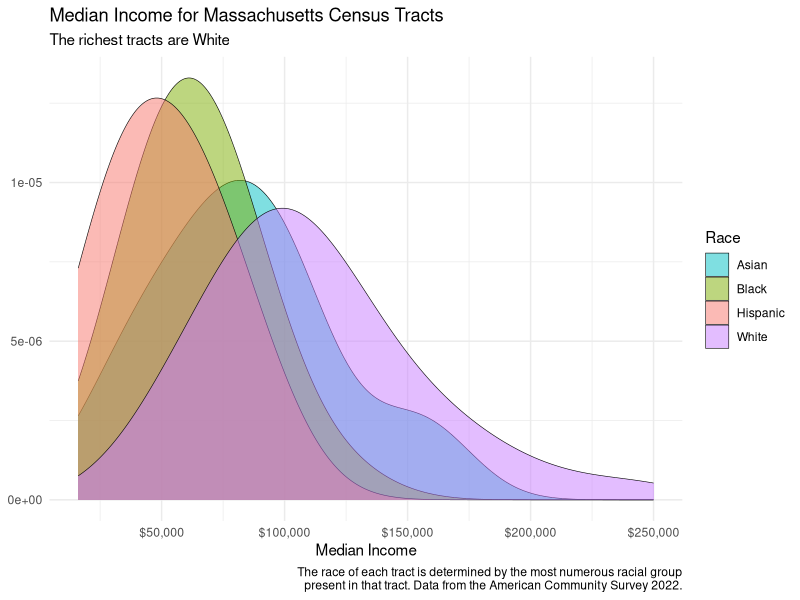

Source code (R):
## ---- chunk 1
#| message: false
#| label: setup
library(tidyverse)
library(scales)
## ---- chunk 2
#| warning: false
#| label: graph
nyc_tracts<-read_csv(file="./mass-tracts.csv",show_col_types= FALSE)
# Create the density plot
nyc_tracts|>
  drop_na()|>
    ggplot(aes(x = med_income, fill = race, color = race)) +
    geom_density(alpha = 0.5,
               color="black",
               size=0.2,
               bw=20000) +
    scale_x_continuous(labels = dollar_format()) +
    #scale_y_continuous(limits = c())+
    scale_fill_manual(values = c("Hispanic" = "#F8766D", 
                               "Black" = "#7CAE00", 
                               "Asian" = "#00BFC4", 
                               "White" = "#C77CFF")) +
    theme_minimal() +
    labs(
      title = "Median Income for Massachusetts Census Tracts",
      subtitle = "The richest tracts are White",
      x = "Median Income",
      y = NULL,
      fill = "Race",
      color = "Race",
      caption = "The race of each tract is determined by the most numerous racial group\npresent in that tract. Data from the American Community Survey 2022.") +
    theme(
      #plot.title = element_text(size = 20, face = "bold"),
      #plot.subtitle = element_text(size = 14),
      #plot.caption = element_text(size = 10),
      #legend.position = "right"
      #axis.ticks.y = element_blank(),
      #axis.text.y = element_blank()
      )
    
    
